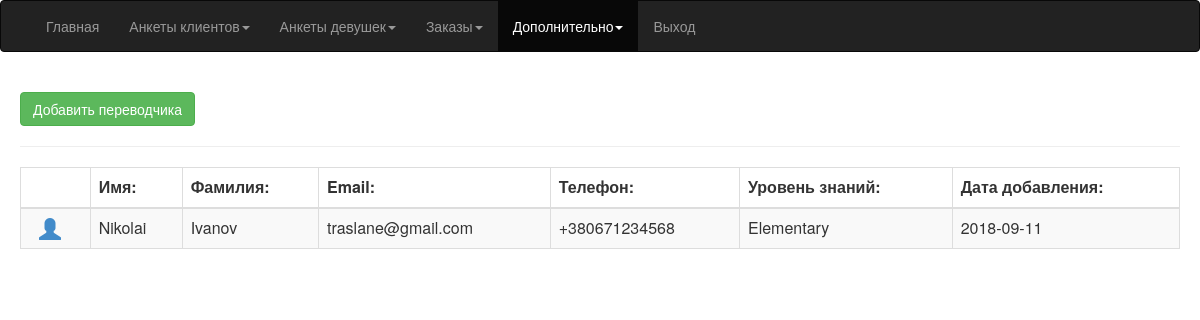
Screenshot of /matchmaker/translators.php (signed in) with the database file from the repository.
### tables this page shows
CREATE TABLE `translators` (
  `translator_id` int(11) NOT NULL,
  `translator_first_name` varchar(64) NOT NULL,
  `translator_last_name` varchar(64) NOT NULL,
  `translator_age` varchar(32) NOT NULL,
  `translator_email` varchar(128) NOT NULL,
  `translator_phone` varchar(32) NOT NULL,
  `translator_level` text NOT NULL,
  `translator_experience` text NOT NULL,
  `translator_foto` text NOT NULL,
  `translator_match` varchar(64) NOT NULL,
  `agency` text NOT NULL,
  `agency_email` varchar(128) NOT NULL,
  `agency_phone` varchar(32) NOT NULL,
  `translator_date_add` date NOT NULL
);

### matchmaker/translators.php (the view, shortened to what this page needs)
<html>
<head>
	<link rel="stylesheet" href="./css/bootstrap.min.css" />
	<link rel="stylesheet" href="./css/font-awesome.min.css" />
	<link rel="stylesheet" href="./css/bootstrap-select.css">
</head>
<?
include "header.php";
?>
<body>
<div style="padding:20px;">
	<div class="row">
		<div class="col-lg-4 col-md-4 col-sm-8 col-xs-12">
			<a href="./translator_add.php"><button class="btn btn-success" >Добавить переводчика</button></a>
		</div>
	</div>
	<hr>
	<table class="table table-striped table-bordered">
		<thead>
			<tr>
				<th></th>
				<th>Имя:</th>
				<th>Фамилия:</th>
				<th>Email:</th>
				<th>Телефон:</th>
				<th>Уровень знаний:</th>
				<th>Дата добавления:</th>
			</tr>
		</thead>
		<tbody>
		<?
			$zapros = "SELECT * FROM translators WHERE translator_match='".$_SESSION['login_match']."'";
			$result = mysql_query($zapros);
			while ($row = mysql_fetch_assoc($result))
				{
					$translator_id = $row['translator_id'];
					$translator_first_name = $row['translator_first_name'];
					$translator_last_name = $row['translator_last_name'];
					$translator_email = $row['translator_email'];
					$translator_phone = $row['translator_phone'];
					$translator_level = $row['translator_level'];
					$translator_date_add = $row['translator_date_add'];
					echo ("
					<tr>
						<td><a href='./translator_profile.php?translator_id=$translator_id'><span style='font-size:22px; margin-left:10px;' class='glyphicon glyphicon-user'></span></a></td>
						<td>$translator_first_name</td>
						<td>$translator_last_name</td>
						<td>$translator_email</td>
						<td>$translator_phone</td>
						<td>$translator_level</td>
						<td>$translator_date_add</td>
					</tr>
						");
				}
		?>
		</tbody>
	</table>
</div>
</body>
</html>

### rows the page displays
translators: translator_first_name "Nikolai", translator_last_name "Ivanov", translator_email "traslane@gmail.com", translator_phone "+380671234568", translator_level "Elementary", translator_date_add "2018-09-11"
